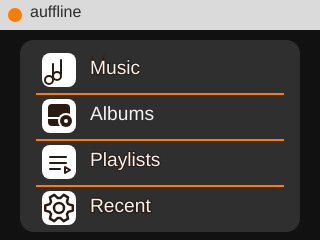
Frame 1 (no input)
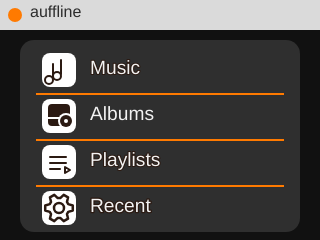
Frame 2 (the mouse pressed at the canvas centre, redrawn once)

The p5.js sketch that drew these frames (run headless with seeded random() and noise() and a simulated clock; the mouse was pressed at the canvas centre and the sketch redrawn once):

// p5.js sketch
// ── sketch.js
class TFT {
  constructor() {
    this.textSizeMultiplier = 1;
    this.cursorX = 0;
    this.cursorY = 0;
    this.textColor = "#FFFFFF";
  }

  fillScreen(color) {
    background(color);
  }

  fillRect(x, y, w, h, color) {
    noStroke();
    fill(color);
    rect(x, y, w, h);
  }

  fillRoundRect(x, y, w, h, r, color) {
    noStroke();
    fill(color);
    rect(x, y, w, h, r);
  }

  fillCircle(x, y, r, color) {
    noStroke();
    fill(color);
    circle(x, y, r * 2);
  }

  setTextSize(size) {
    this.textSizeMultiplier = size;
    textSize(8 * size);
  }

  setTextColor(color) {
    this.textColor = color;
    fill(color);
  }

  setCursor(x, y) {
    this.cursorX = x;
    this.cursorY = y;
  }

  print(str) {
    fill(this.textColor);
    textAlign(LEFT, TOP);
    text(str, this.cursorX, this.cursorY);
  }
}

// ===== Create TFT Object =====
let tft;

// ===== Colors =====
const COLOR_BACKGROUND = "#2C2C2C";
const COLOR_ORANGE     = "#FF7A00";
const COLOR_HEADER_BG  = "#DADADA";

const COLOR_BG      = "#111111";
const COLOR_PANEL   = "#2F2F2F";
const COLOR_TEXT    = "#F2F2F2";
const COLOR_DIVIDER = "#FF7A00";

// ===== Layout =====
const SMALL_HEADER_HEIGHT = 30;

const PANEL = { x: 20, w: 280, r: 14 };

const ROW = {
  h: 46,
  iconSize: 34,
  iconR: 8,
  leftPad: 22,
  topPad: 18,  // Top padding inside panel
  gap: 14,
};

// ===== Menu =====
const menuItems = ["Music", "Albums", "Playlists", "Recent"];
let selectedIndex = 0;

function setup() {
  createCanvas(320, 240);
  textFont("Arial");
  tft = new TFT();
  noLoop();
}

function draw() {
  tft.fillScreen(COLOR_BG);
  drawSmallHeader();
  drawMainMenu(menuItems, selectedIndex);
}

function drawSmallHeader() {
  tft.fillRect(0, 0, 320, SMALL_HEADER_HEIGHT, COLOR_HEADER_BG);
  tft.fillCircle(15, 15, 7, COLOR_ORANGE);

  tft.setTextColor(COLOR_BACKGROUND);
  tft.setTextSize(2);
  tft.setCursor(30, 5);
  tft.print("auffline");
}

function drawMainMenu(items, selected) {
  const topGap = 10;  // Gap between header and panel
  const bottomPadInsidePanel = 170 // Bottom breathing room inside panel

  const panelY = SMALL_HEADER_HEIGHT + topGap;

  // Calculate content height to fit all items perfectly
  const contentHeight =
    ROW.topPad +
    items.length + bottomPadInsidePanel;

  tft.fillRoundRect(
    PANEL.x,
    panelY,
    PANEL.w,
    contentHeight,
    PANEL.r,
    COLOR_PANEL
  );

  for (let i = 0; i < items.length; i++) {
    drawMenuRow(i, items[i], panelY);
    drawDividerLine(i, i === selected, panelY);
  }
}

function drawMenuRow(i, label, panelY) {
  const rowY = panelY + ROW.topPad + i * ROW.h;

  const iconX = PANEL.x + ROW.leftPad;
  const iconY = rowY - 5;


  tft.fillRoundRect(iconX, iconY, ROW.iconSize, ROW.iconSize, ROW.iconR, "#FFFFFF");
  drawIconPlaceholder(i, iconX, iconY, ROW.iconSize);

  tft.setTextColor(COLOR_TEXT);
  tft.setTextSize(2.4);
  tft.setCursor(iconX + ROW.iconSize + ROW.gap, iconY + 6);
  tft.print(label);
}

function drawDividerLine(i, isSelected, panelY) {
  // Do NOT draw divider after last item
  if (i === menuItems.length - 1) return;

  const lineY = panelY + ROW.topPad + (i + 1) * ROW.h - 11;
  const x1 = PANEL.x + 16;
  const x2 = PANEL.x + PANEL.w - 16;

  const thickness = isSelected ? 2 : 2;
  tft.fillRect(x1, lineY, x2 - x1, thickness, COLOR_DIVIDER);
}

function drawIconPlaceholder(i,x,y,s){
  const strokeCol = "#2B1A12"
  
  push();
  noFill();
  stroke(strokeCol);
  strokeWeight(2);
  
  const cx = x + s / 2;
  const cy = y + s / 2;
  
  if (i === 0) {
    line(cx - 6, cy - 6, cx - 6, cy + 8);
    line(cx + 2, cy - 10, cx + 2, cy + 4);
    ellipse(cx - 10, cy + 10, 8, 8);
    ellipse(cx - 2, cy + 6, 8, 8);
  } else if (i === 1) {
    // Folder with Bottom Notch and Disk
    fill(strokeCol);
    noStroke();
    
    // 1. Main Folder Body
    rect(x + 6, y + 5, 22, 22, 4); 
    
    // 2. The "Notch" (The white horizontal gap at the bottom)
    fill(255); // Background color
    rect(x + 6, y + 18, 12, 2); 
    
    // 3. The Disk "Knockout" (The white ring around the disk)
    ellipse(x + 24, y + 22, 16, 16);
    
    // 4. The Disk itself
    fill(strokeCol);
    ellipse(x + 24, y + 22, 12, 12);
    
    // 5. Center of Disk
    fill(255);
    ellipse(x + 24, y + 22, 4, 4);


} else if (i === 2) {
    strokeWeight(2);
    strokeJoin(ROUND); 
    line(x + 8, y + 12, x + 24, y + 12);
    line(x + 8, y + 18, x + 24, y + 18);
    line(x + 8, y + 24, x + 18, y + 24);
    triangle(x + 23, y + 22, x + 23, y + 28, x + 28, y + 25);
 } 
  else {
    // Settings icon
    strokeWeight(2.5);
    strokeJoin(ROUND); 
    
    const numTeeth = 6;
    const outerRadius = 14; // Height of the tooth flat
    const innerRadius = 10; // The base circle
    const toothBaseWidth = 0.40; // How wide the tooth is at the bottom
    const toothTipWidth = 0.18;  // How wide the tooth is at the top (smaller = more tapered)

    beginShape();
    for (let k = 0; k < numTeeth; k++) {
      let angle = (TWO_PI * k) / numTeeth;

      // 1. Bottom Left of tooth
      vertex(cx + cos(angle - toothBaseWidth) * innerRadius, 
             cy + sin(angle - toothBaseWidth) * innerRadius);
      
      // 2. Top Left of tooth
      vertex(cx + cos(angle - toothTipWidth) * outerRadius, 
             cy + sin(angle - toothTipWidth) * outerRadius);
      
      // 3. Top Right of tooth
      vertex(cx + cos(angle + toothTipWidth) * outerRadius, 
             cy + sin(angle + toothTipWidth) * outerRadius);
      
      // 4. Bottom Right of tooth
      vertex(cx + cos(angle + toothBaseWidth) * innerRadius, 
             cy + sin(angle + toothBaseWidth) * innerRadius);
    }
    endShape(CLOSE);

    // Center hole
    ellipse(cx, cy, 10, 10);
  }  
}   
  
